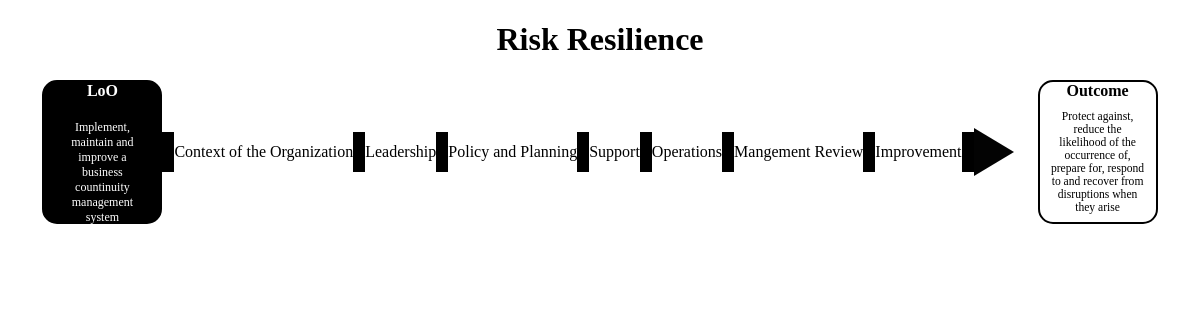
Page /ISO22301/layout/ on the earlier database version.
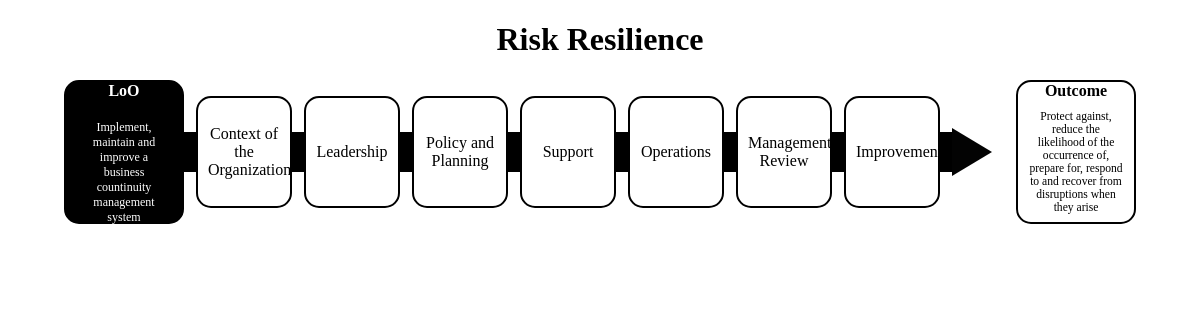
Same page on the later database version.
### ISO22301/models.py (models this page shows, shortened)
class Dashboard(models.Model):
    dashboard = models.CharField(max_length=50)
    company = models.CharField(max_length=150, default="None")

class Project(models.Model):
    project = models.CharField(max_length=30)
    project_text = models.CharField(max_length=150)
    outcome = models.CharField(max_length=30)
    outcome_text = models.CharField(max_length=150)
    dashboard = models.ForeignKey(Dashboard, on_delete=models.CASCADE)

class Area_Topic(models.Model):
    areatopic = models.CharField(max_length=400)
    context = models.CharField(max_length=400)
    divcontext = models.CharField(max_length=400)
    area = models.ForeignKey(
        Area, on_delete=models.CASCADE, null = True
    )

### ISO22301/views.py (the view)
# urls.py: path("layout/", views.layout, name="layout"),
def layout(request):
    create_context=createheader(0) #pass starting values to use to extract desired text, get tuple
    context = create_context[0] #get context to pass n is the value to use in lists, convert tuple to dict
    return render(request, 'ISO22301/layout.html', context)

### ISO22301/templates/ISO22301/layout.html (shortened to what this page needs)
{% load static %}
<!DOCTYPE html>
<html lang = "en">
<head>
    <link rel="stylesheet" href="{% static 'css/styles.css' %}">
</head>
<body>
    <h1>{{ dashboard_title }}</h1>
    <div class="container" style="top: 5%;">
        <div class="item_LoO_Name">
          <div class="t1">{{ project }}</div>
          <div class="t2">{{ projecttext }}</div>
        </div>
        {%for x_topics in areatopics%}
        <div class="space"></div>
        <div class={{x_topics.context}}>{{ x_topics.areatopic }}</div>
      {% endfor %}
      <div class="space"></div>
      <div class="triangle-right"></div>
      <div class="spaceblank"></div>
      <div class="item_Outcome_Name">
        <div class="t1">{{outcome}}</div>
        <div class="t3">{{ outcometext }}</div>
      </div>
    </div>
    <br>
</body>
</html>

### ISO22301/static/css/styles.css (style rules this page uses)
h1 { text-align: center; }
.container { display: flex; flex-direction: row; align-items: center; justify-content: center; width: 100%; margin-bottom: 1vh; }
.t1 { text-align: center; vertical-align: top; font-size: 2vh; font-weight: bold; }
.t2 { text-align: center; vertical-align: center; font-size: 1.5vh; Padding: 20px; }
.t3 { text-align: center; vertical-align: center; font-size: 1.45vh; Padding: 10px; }
.item_leadership, .item_context, .item_policy, .item_planning, .item_support, .item_operation, .item_management, .item_improvement { width: 8vw; height: 14vh; padding: 10px; align-content: center; background-color: white; border: 2px solid black; display: inline-block; vertical-align: middle; text-align: center; font-size: 2vh; border-radius: 15px; box-sizing: border-box; }
.triangle-right { width: 0; height: 0; border-top: 2vw solid transparent; border-left: 5vh solid #030303; border-bottom: 2vw solid transparent; }
.item_LoO_Name { width: 10vw; height: 18vh; text-align: center; align-content: center; background-color: black; border: 2px solid black; display: inline-block; color: white; border-radius: 15px; box-sizing: border-box; }
.item_Outcome_Name { width: 10vw; height: 18vh; text-align: center; align-content: center; background-color: white; border: 2px solid black; display: inline-block; color: black; border-radius: 15px; box-sizing: border-box; }
.space { width: 1vw; height: 5vh; background-color: rgb(0, 0, 0); display: inline-block; }
.spaceblank { width: 2vw; height: 4vh; background-color: "white"; display: inline-block; vertical-align: middle; text-align: center; }

Differences in the rows shown:
changed Area_Topic "Context of the Organization": context "item_" → "item_context" (drawn)
changed Area_Topic "Leadership": context "item_" → "item_leadership" (drawn)
changed Area_Topic "Policy and Planning": context "item_" → "item_policy" (drawn)
changed Area_Topic "Support": context "item_" → "item_support" (drawn)
changed Area_Topic "Operations": context "item_" → "item_operation" (drawn)
changed Area_Topic: context "item_" → "item_management" (drawn); areatopic "Mangement Review" → "Management Review"
changed Area_Topic "Improvement": context "item_" → "item_improvement" (drawn)
